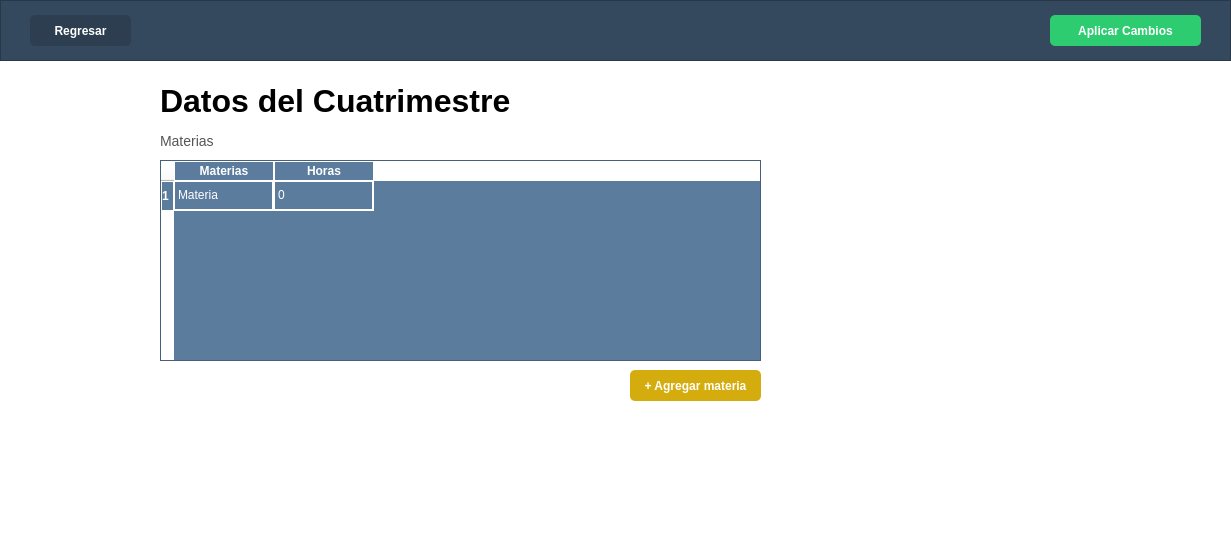
<?xml version="1.0" encoding="UTF-8"?>
<ui version="4.0">
 <class>QuarterDetailsWidget</class>
 <widget class="QWidget" name="QuarterDetailsWidget">
  <property name="geometry">
   <rect>
    <x>0</x>
    <y>0</y>
    <width>1231</width>
    <height>551</height>
   </rect>
  </property>
  <property name="windowTitle">
   <string>Form</string>
  </property>
  <property name="styleSheet">
   <string notr="true">background-color: white;</string>
  </property>
  <widget class="QFrame" name="topBar">
   <property name="geometry">
    <rect>
     <x>0</x>
     <y>0</y>
     <width>1231</width>
     <height>61</height>
    </rect>
   </property>
   <property name="styleSheet">
    <string notr="true">background-color: #34495e;</string>
   </property>
   <property name="frameShape">
    <enum>QFrame::StyledPanel</enum>
   </property>
   <property name="frameShadow">
    <enum>QFrame::Raised</enum>
   </property>
   <widget class="QPushButton" name="backButton">
    <property name="geometry">
     <rect>
      <x>30</x>
      <y>15</y>
      <width>101</width>
      <height>31</height>
     </rect>
    </property>
    <property name="cursor">
     <cursorShape>PointingHandCursor</cursorShape>
    </property>
    <property name="styleSheet">
     <string notr="true">background-color: #2c3e50;
color: white;
border-radius: 5px;
font-weight: bold;</string>
    </property>
    <property name="text">
     <string>Regresar</string>
    </property>
   </widget>
   <widget class="QPushButton" name="applyButton">
    <property name="geometry">
     <rect>
      <x>1050</x>
      <y>15</y>
      <width>151</width>
      <height>31</height>
     </rect>
    </property>
    <property name="cursor">
     <cursorShape>PointingHandCursor</cursorShape>
    </property>
    <property name="styleSheet">
     <string notr="true">background-color: #2ecc71;
color: white;
border-radius: 5px;
font-weight: bold;</string>
    </property>
    <property name="text">
     <string>Aplicar Cambios</string>
    </property>
   </widget>
  </widget>
  <widget class="QLabel" name="titleLabel">
   <property name="geometry">
    <rect>
     <x>160</x>
     <y>80</y>
     <width>401</width>
     <height>41</height>
    </rect>
   </property>
   <property name="styleSheet">
    <string notr="true">font-size: 32px;
color: black;
font-weight: bold;</string>
   </property>
   <property name="text">
    <string>Datos del Cuatrimestre</string>
   </property>
  </widget>
  <widget class="QLabel" name="subjectsLabel">
   <property name="geometry">
    <rect>
     <x>160</x>
     <y>130</y>
     <width>101</width>
     <height>21</height>
    </rect>
   </property>
   <property name="styleSheet">
    <string notr="true">font-size: 14px;
color: #555;</string>
   </property>
   <property name="text">
    <string>Materias</string>
   </property>
  </widget>
  <widget class="QTableWidget" name="subjectsTable">
   <property name="geometry">
    <rect>
     <x>160</x>
     <y>160</y>
     <width>601</width>
     <height>201</height>
    </rect>
   </property>
   <property name="styleSheet">
    <string notr="true">QHeaderView::section {
    background-color: #5c7c9e;
    color: white;
    font-weight: bold;
    border: 1px solid #fff;
}
QTableWidget {
    gridline-color: #fff;
    background-color: #5c7c9e;
    color: white;
}
QTableWidget::item {
    border: 1px solid #fff;
}</string>
   </property>
   <property name="columnCount">
    <number>2</number>
   </property>
   <column>
    <property name="text">
     <string>Materias</string>
    </property>
   </column>
   <column>
    <property name="text">
     <string>Horas</string>
    </property>
   </column>
   <row/>
   <item row="0" column="0">
    <property name="text">
     <string>Materia</string>
    </property>
   </item>
   <item row="0" column="1">
    <property name="text">
     <string>0</string>
    </property>
   </item>
  </widget>
  <widget class="QPushButton" name="addSubjectButton">
   <property name="geometry">
    <rect>
     <x>630</x>
     <y>370</y>
     <width>131</width>
     <height>31</height>
    </rect>
   </property>
   <property name="cursor">
    <cursorShape>PointingHandCursor</cursorShape>
   </property>
   <property name="styleSheet">
    <string notr="true">background-color: #d4ac0d;
color: white;
border-radius: 5px;
font-weight: bold;</string>
   </property>
   <property name="text">
    <string>+ Agregar materia</string>
   </property>
  </widget>
 </widget>
 <resources/>
 <connections/>
</ui>
